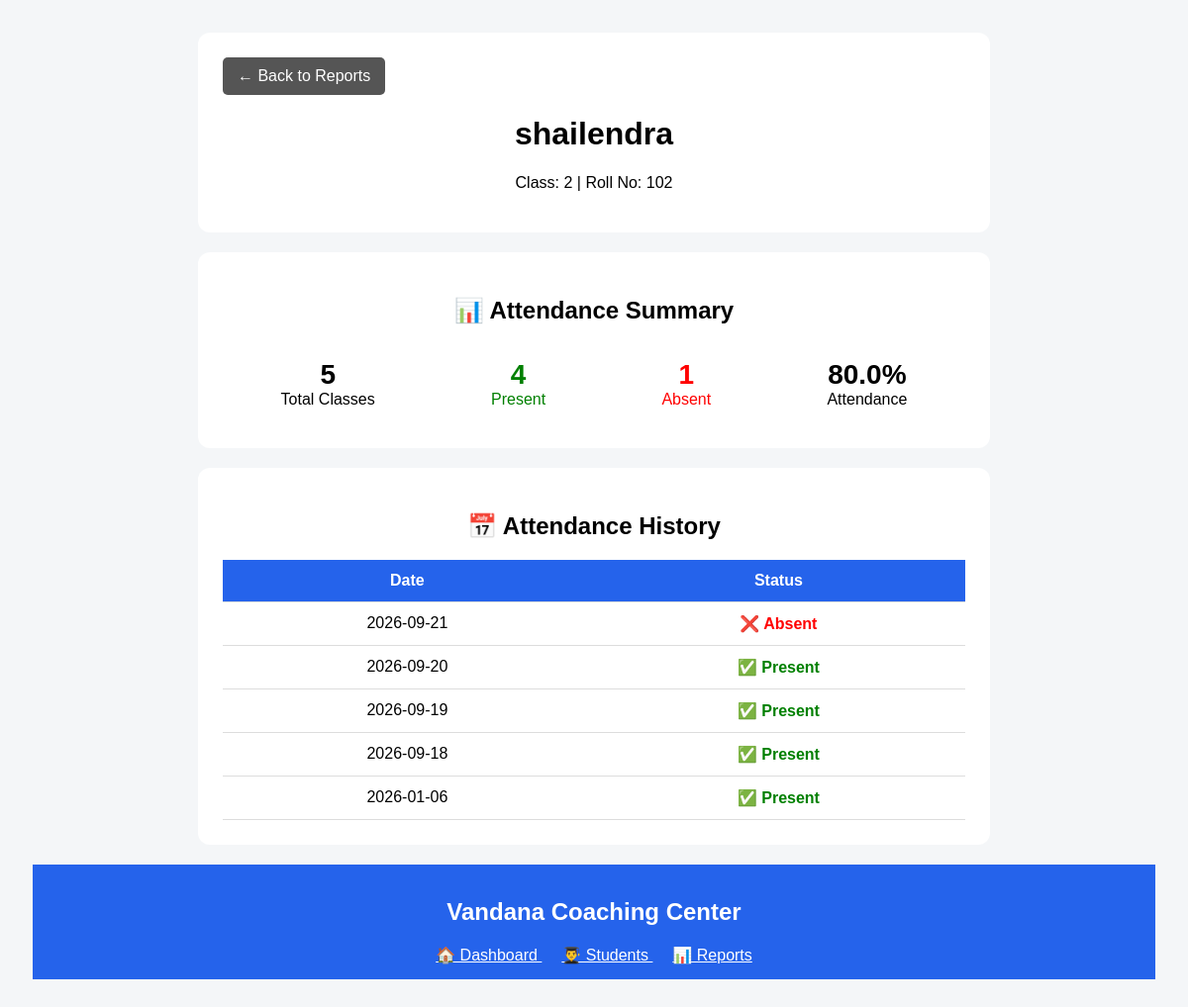
The app's page /student_report/4 (signed in) with its own data.
### tables this page shows
CREATE TABLE students (
            id INTEGER PRIMARY KEY AUTOINCREMENT,
            name TEXT NOT NULL,
            class_name TEXT NOT NULL,
            roll_number TEXT
        , guardian_name TEXT, guardian_phone TEXT, section TEXT);

CREATE TABLE attendance (
            id INTEGER PRIMARY KEY AUTOINCREMENT,
            student_id INTEGER NOT NULL,
            attendance_date TEXT NOT NULL,
            status TEXT NOT NULL,
            FOREIGN KEY (student_id) REFERENCES students(id)
        );

### app.py (the view, shortened to what this page needs)
@app.route(
    "/student_report/<int:student_id>"
)
@login_required
def student_report(student_id):
    user_role = session.get("role")
    user_student_id = session.get(
        "student_id"
    )
    conn = get_db_connection()
    student = conn.execute("""
        SELECT *
        FROM students
        WHERE id = ?
    """, (
        student_id,
    )).fetchone()
    if not student:
        conn.close()
        return "Student not found", 404
    attendance_records = conn.execute("""
        SELECT
            attendance_date,
            status

        FROM attendance

        WHERE student_id = ?

        ORDER BY attendance_date DESC
    """, (
        student_id,
    )).fetchall()
    total = len(
        attendance_records
    )
    present = sum(
        1
        for record in attendance_records
        if record["status"] == "Present"
    )
    absent = total - present
    if total > 0:
        percentage = round(
            (present / total) * 100,
            2
        )
    else:
        percentage = 0
    conn.close()
    return render_template(
        "student_report.html",
        student=student,
        attendance_records=
            attendance_records,
        total=total,
        present=present,
        absent=absent,
        percentage=percentage
    )

### app.py (called while the page is built, shortened)
def get_db_connection():
    conn = sqlite3.connect(DATABASE)
    conn.row_factory = sqlite3.Row
    return conn

def login_required(view_func):
    @wraps(view_func)
    def wrapped_view(*args, **kwargs):
        return view_func(*args, **kwargs)
    return wrapped_view

### templates/student_report.html (shortened to what this page needs)
<!DOCTYPE html>
<html lang="en">
<head>
</head>
<body>
<div class="container">
    <div class="card">
        <a href="/reports" class="back">
            ← Back to Reports
        </a>
        <h1>
            {{ student["name"] }}
        </h1>
        <p style="text-align:center;">
            Class: {{ student["class_name"] }}
            |
            Roll No: {{ student["roll_number"] }}
        </p>
    </div>
    <div class="card">
        <h2>
            📊 Attendance Summary
        </h2>
        <div class="stats">
            <div class="stat">
                <div class="number">
                    {{ total }}
                </div>
                <div>
                    Total Classes
                </div>
            </div>
            <div class="stat green">
                <div class="number">
                    {{ present }}
                </div>
                <div>
                    Present
                </div>
            </div>
            <div class="stat red">
                <div class="number">
                    {{ absent }}
                </div>
                <div>
                    Absent
                </div>
            </div>
            <div class="stat">
                <div class="number">
                    {{ percentage }}%
                </div>
                <div>
                    Attendance
                </div>
            </div>
        </div>
    </div>
    <div class="card">
        <h2>
            📅 Attendance History
        </h2>
        <table>
            <tr>
                <th>
                    Date
                </th>
                <th>
                    Status
                </th>
            </tr>
            {% for record in attendance_records %}
            <tr>
                <td>
                    {{ record["attendance_date"] }}
                </td>
                <td>
                    {% if record["status"] == "Present" %}
                        <span class="present">
                            ✅ Present
                        </span>
                    {% else %}
                        <span class="absent">
                            ❌ Absent
                        </span>
                    {% endif %}
                </td>
            </tr>
            {% else %}
            <tr>
                <td colspan="2">
                    No attendance recorded.
                </td>
            </tr>
            {% endfor %}
        </table>
    </div>
</div>
</body>
<div style="
    background:#2563eb;
    color:white;
    padding:15px;
    text-align:center;
">
    <h2>
        Vandana Coaching Center
    </h2>
    <div>
        <a href="/"
           style="color:white;margin:10px;">
            🏠 Dashboard
        </a>
        <a href="/students"
           style="color:white;margin:10px;">
            👨‍🎓 Students
        </a>
        <a href="/reports"
           style="color:white;margin:10px;">
            📊 Reports
        </a>
    </div>
</div>
</html>

### templates/student_report.html (style rules this page uses)
body { font-family: Arial, sans-serif; background: #f4f6f8; padding: 25px; }
.container { max-width: 800px; margin: auto; }
.card { background: white; padding: 25px; border-radius: 12px; margin-bottom: 20px; }
h1, h2 { text-align: center; }
.stats { display: flex; justify-content: space-around; text-align: center; }
.stat { padding: 15px; }
.number { font-size: 28px; font-weight: bold; }
.green { color: green; }
.red { color: red; }
table { width: 100%; border-collapse: collapse; }
th, td { padding: 12px; border-bottom: 1px solid #ddd; text-align: center; }
th { background: #2563eb; color: white; }
.present { color: green; font-weight: bold; }
.absent { color: red; font-weight: bold; }
.back { display: inline-block; padding: 10px 15px; background: #555; color: white; text-decoration: none; border-radius: 5px; }

### records on screen
students: name "shailendra", class_name "2", roll_number "102"
attendance: attendance_date "2026-09-21", status "❌ Absent"
attendance: attendance_date "2026-09-20", status "✅ Present"
attendance: attendance_date "2026-09-19", status "✅ Present"
attendance: attendance_date "2026-09-18", status "✅ Present"
attendance: attendance_date "2026-01-06", status "✅ Present"

### other values on screen
{{ total }} "5"
{{ present }} "4"
{{ absent }} "1"
{{ percentage }} "80.0"
